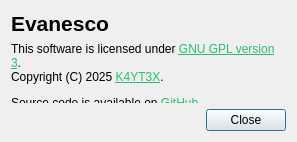
<?xml version="1.0" encoding="UTF-8"?>
<ui version="4.0">
 <class>AboutDialog</class>
 <widget class="QDialog" name="AboutDialog">
  <property name="geometry">
   <rect>
    <x>0</x>
    <y>0</y>
    <width>297</width>
    <height>142</height>
   </rect>
  </property>
  <property name="windowTitle">
   <string>Dialog</string>
  </property>
  <layout class="QVBoxLayout" name="verticalLayout">
   <item>
    <widget class="QLabel" name="titleLabel">
     <property name="font">
      <font>
       <pointsize>16</pointsize>
       <bold>true</bold>
      </font>
     </property>
     <property name="text">
      <string>Evanesco</string>
     </property>
    </widget>
   </item>
   <item>
    <widget class="QLabel" name="label_2">
     <property name="sizePolicy">
      <sizepolicy hsizetype="Preferred" vsizetype="Expanding">
       <horstretch>0</horstretch>
       <verstretch>0</verstretch>
      </sizepolicy>
     </property>
     <property name="text">
      <string>&lt;html&gt;&lt;head/&gt;&lt;body&gt;&lt;p&gt;This software is licensed under &lt;a href=&quot;https://www.gnu.org/licenses/gpl-3.0.txt&quot;&gt;&lt;span style=&quot; text-decoration: underline; color:#27bf73;&quot;&gt;GNU GPL version 3&lt;/span&gt;&lt;/a&gt;.&lt;br/&gt;Copyright (C) 2025 &lt;a href=&quot;https://github.com/k4yt3x&quot;&gt;&lt;span style=&quot; text-decoration: underline; color:#27bf73;&quot;&gt;K4YT3X&lt;/span&gt;&lt;/a&gt;.&lt;/p&gt;&lt;p&gt;Source code is available on &lt;a href=&quot;https://github.com/k4yt3x/Evanesco&quot;&gt;&lt;span style=&quot; text-decoration: underline; color:#27bf73;&quot;&gt;GitHub&lt;/span&gt;&lt;/a&gt;.&lt;/p&gt;&lt;/body&gt;&lt;/html&gt;</string>
     </property>
     <property name="alignment">
      <set>Qt::AlignmentFlag::AlignLeading|Qt::AlignmentFlag::AlignLeft|Qt::AlignmentFlag::AlignTop</set>
     </property>
     <property name="wordWrap">
      <bool>true</bool>
     </property>
    </widget>
   </item>
   <item>
    <widget class="QDialogButtonBox" name="buttonBox">
     <property name="orientation">
      <enum>Qt::Orientation::Horizontal</enum>
     </property>
     <property name="standardButtons">
      <set>QDialogButtonBox::StandardButton::Close</set>
     </property>
    </widget>
   </item>
  </layout>
 </widget>
 <resources/>
 <connections>
  <connection>
   <sender>buttonBox</sender>
   <signal>accepted()</signal>
   <receiver>AboutDialog</receiver>
   <slot>accept()</slot>
   <hints>
    <hint type="sourcelabel">
     <x>248</x>
     <y>254</y>
    </hint>
    <hint type="destinationlabel">
     <x>157</x>
     <y>274</y>
    </hint>
   </hints>
  </connection>
  <connection>
   <sender>buttonBox</sender>
   <signal>rejected()</signal>
   <receiver>AboutDialog</receiver>
   <slot>reject()</slot>
   <hints>
    <hint type="sourcelabel">
     <x>316</x>
     <y>260</y>
    </hint>
    <hint type="destinationlabel">
     <x>286</x>
     <y>274</y>
    </hint>
   </hints>
  </connection>
 </connections>
</ui>
